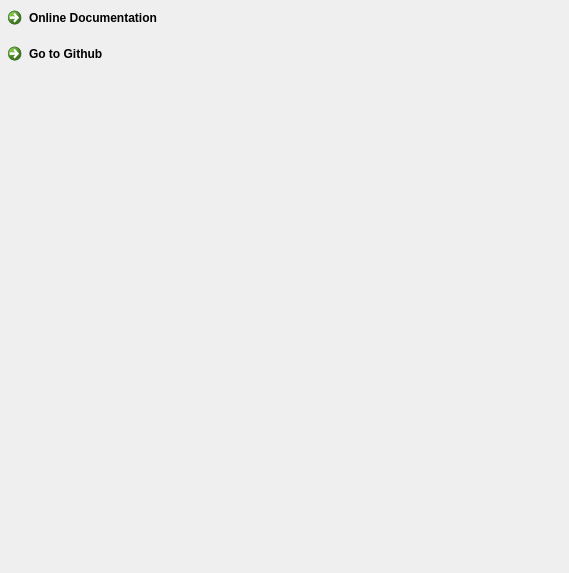
<?xml version="1.0" encoding="UTF-8"?>
<ui version="4.0">
 <class>Dialog</class>
 <widget class="QDialog" name="Dialog">
  <property name="geometry">
   <rect>
    <x>0</x>
    <y>0</y>
    <width>569</width>
    <height>573</height>
   </rect>
  </property>
  <property name="cursor">
   <cursorShape>PointingHandCursor</cursorShape>
  </property>
  <property name="windowTitle">
   <string>Dialog</string>
  </property>
  <layout class="QHBoxLayout" name="horizontalLayout">
   <property name="spacing">
    <number>0</number>
   </property>
   <property name="leftMargin">
    <number>0</number>
   </property>
   <property name="topMargin">
    <number>0</number>
   </property>
   <property name="rightMargin">
    <number>0</number>
   </property>
   <property name="bottomMargin">
    <number>0</number>
   </property>
   <item>
    <layout class="QVBoxLayout" name="verticalLayout_2">
     <item>
      <widget class="QCommandLinkButton" name="docButton">
       <property name="text">
        <string>Online Documentation</string>
       </property>
      </widget>
     </item>
     <item>
      <widget class="QCommandLinkButton" name="githubButton">
       <property name="cursor">
        <cursorShape>PointingHandCursor</cursorShape>
       </property>
       <property name="text">
        <string>Go to Github</string>
       </property>
      </widget>
     </item>
     <item>
      <spacer name="verticalSpacer">
       <property name="orientation">
        <enum>Qt::Vertical</enum>
       </property>
       <property name="sizeHint" stdset="0">
        <size>
         <width>20</width>
         <height>40</height>
        </size>
       </property>
      </spacer>
     </item>
    </layout>
   </item>
   <item>
    <widget class="QLabel" name="label_screen">
     <property name="text">
      <string/>
     </property>
    </widget>
   </item>
  </layout>
 </widget>
 <resources/>
 <connections/>
</ui>
